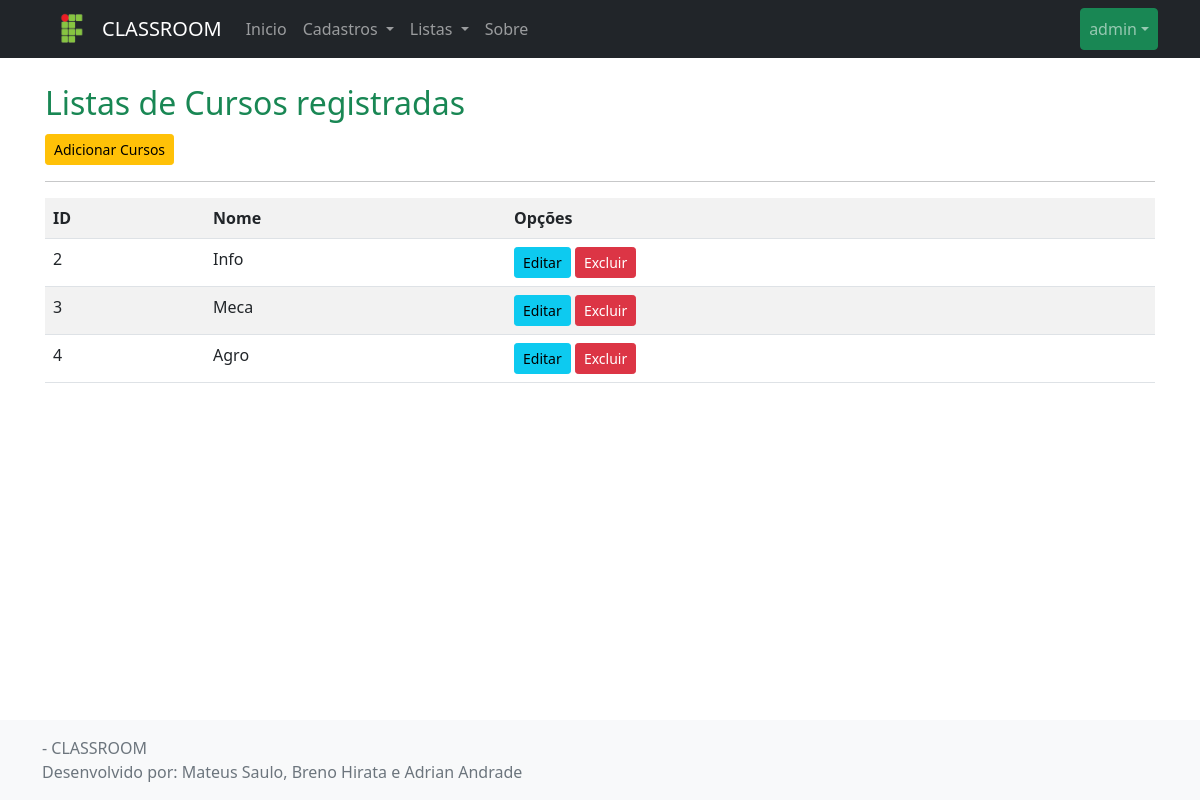
Screenshot of /listar/curso/ (signed in) with the database file from the repository.
### cadastros/models.py (models this page shows, shortened)
class Curso(models.Model):
    nome = models.CharField(max_length=50)

### cadastros/views.py (the view)
# urls.py: path('listar/curso/', CursoList.as_view(), name='listar-curso'),
class CursoList(LoginRequiredMixin, ListView):
    login_url = reverse_lazy('login')
    model = Curso
    template_name = 'cadastros/listas/curso.html'

### cadastros/templates/cadastros/listas/curso.html
{% extends 'paginas/modelo.html' %}
{% load static %}
{% block conteudo %}
<h2 class="text-success border-buttom border-warning pb-1 nt-4">
    Listas de Cursos registradas
</h2>
<a href="{% url 'cadastrar-curso' %}" class="btn btn-warning btn-sm">Adicionar Cursos</a>
<hr>
<div class="table-responsive">
    <table class="table table-striped">
        <tr>
            <th>ID</th>
            <th>Nome</th>
            <th>Opções</th>
        </tr>
        {% for curso in object_list %}
        <tr>
            <td>{{ curso.pk }}</td>
            <td>{{ curso.nome }}</td>
            <td>
                <a href="{% url 'editar-curso' curso.pk %}" class="btn btn-info btn-sm">Editar</a>
                <a href="{% url 'excluir-curso' curso.pk %}" class="btn btn-danger btn-sm">Excluir</a>
            </td>
        </tr>
        {% empty %}
        <tr>
            <td colspan="3">Nenhum Curso registrado.</td>
        </tr>
        {% endfor %}
    </table>
</div>
{% endblock %}

### paginas/templates/paginas/modelo.html (shortened to what this page needs)
{% load static %}
<!doctype html>
<html lang="pt-br" class="h-100">
<head>
    <link href="{% static 'css/bootstrap.css' %}" rel="stylesheet">
</head>
<body class="d-flex flex-column h-100">
    <header>
        <nav class="navbar navbar-expand-md navbar-dark fixed-top bg-dark">
            <div class="container">
            <img src="{% static 'img/ifpr.png' %}" width="60" alt=""><a class="navbar-brand" href="{% url 'index' %}">CLASSROOM</a>
                <div class="collapse navbar-collapse" id="navbarCollapse">
                    <ul class="navbar-nav me-auto mb-2 mb-md-0">
                        <li class="nav-item">
                            <a class="nav-link" aria-current="page" href="{% url 'index' %}">Inicio</a>
                        </li>
                        {% if request.user.is_authenticated %}
                        <li class="nav-item dropdown">
                            <a class="nav-link dropdown-toggle" href="#" id="navbarDropdown" role="button"
                                data-bs-toggle="dropdown" aria-expanded="false">
                                Cadastros
                            </a>
                        </li>
                        {% endif %}
                        {% if request.user.is_authenticated %}
                        <li class="nav-item dropdown">
                            <a class="nav-link dropdown-toggle" href="#" id="navbarDropdown" role="button" data-bs-toggle="dropdown"
                                aria-expanded="false">
                                Listas
                            </a>
                        </li>
                        {% endif %}
                        <li class="nav-item">
                            <a class="nav-link" href="{% url 'sobre' %}">Sobre</a>
                        </li>
                    </ul>
                <ul class="navbar-nav">
                    {% if request.user.is_authenticated %}
                    <li class="nav-item dropdown">
                        <a class="btn btn-success mx-2, nav-link dropdown-toggle" href="#" id="navbarDropdown" role="button" data-bs-toggle="dropdown"
                            aria-expanded="false">
                                {{ request.user }}</a>
                    </li>
                    {% else %}
                    <a href="{% url 'login' %}" class="btn btn-success mx-2">Login</a>
                    <a href="#" class="btn btn-success mx-2">Registrar</a>
                    {% endif %}
                </ul>
                </div>
            </div>
        </nav>
    </header>
    <main class="flex-shrink-0">
        <div class="container">
            <br>
            {% block conteudo %}{% endblock %}
        </div>
    </main>
    <footer class="footer mt-auto py-3 bg-light">
        <div class="container">
            <span class="text-muted">
                {% block rodape %}
                <img src="{% static 'img/ifverde.png' %}" width="40" alt="">- CLASSROOM <br>
                Desenvolvido por: Mateus Saulo, Breno Hirata e Adrian Andrade
                {% endblock %}
            </span>
        </div>
    </footer>
</body>
</html>

### paginas/templates/paginas/modelo.html (style rules this page uses)
main>.container { padding: 60px 15px 0; }

### rows the page displays
Curso: pk "2", nome "Info"
Curso: pk "3", nome "Meca"
Curso: pk "4", nome "Agro"

### other values shown
{{ request.user }} "admin"
